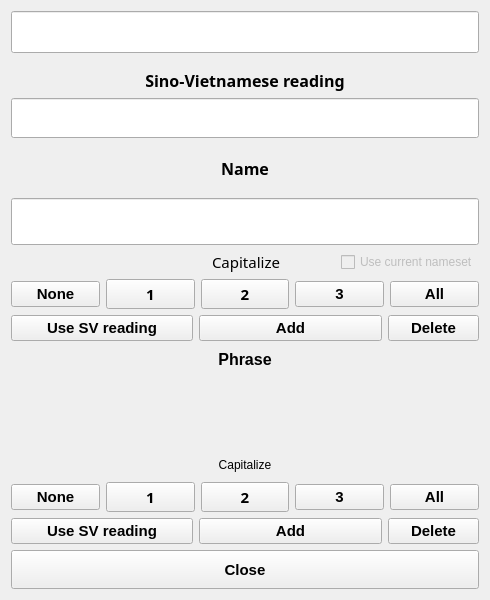
<?xml version="1.0" encoding="UTF-8"?>
<ui version="4.0">
 <class>DictPopup</class>
 <widget class="QDialog" name="DictPopup">
  <property name="geometry">
   <rect>
    <x>0</x>
    <y>0</y>
    <width>490</width>
    <height>600</height>
   </rect>
  </property>
  <property name="minimumSize">
   <size>
    <width>490</width>
    <height>600</height>
   </size>
  </property>
  <property name="maximumSize">
   <size>
    <width>490</width>
    <height>600</height>
   </size>
  </property>
  <property name="windowTitle">
   <string>DictPopup</string>
  </property>
  <layout class="QVBoxLayout" name="verticalLayout_2" stretch="1,2,5,5,1">
   <item>
    <widget class="QLineEdit" name="original">
     <property name="sizePolicy">
      <sizepolicy hsizetype="Expanding" vsizetype="Preferred">
       <horstretch>0</horstretch>
       <verstretch>0</verstretch>
      </sizepolicy>
     </property>
     <property name="font">
      <font>
       <family>Noto Sans SC</family>
       <pointsize>18</pointsize>
       <italic>false</italic>
       <bold>false</bold>
      </font>
     </property>
     <property name="styleSheet">
      <string notr="true">font: 18pt &quot;Noto Sans SC&quot;;</string>
     </property>
     <property name="text">
      <string/>
     </property>
     <property name="alignment">
      <set>Qt::AlignmentFlag::AlignCenter</set>
     </property>
     <property name="readOnly">
      <bool>true</bool>
     </property>
    </widget>
   </item>
   <item>
    <layout class="QVBoxLayout" name="sv" stretch="1,2">
     <property name="topMargin">
      <number>10</number>
     </property>
     <property name="bottomMargin">
      <number>0</number>
     </property>
     <item>
      <widget class="QLabel" name="label_4">
       <property name="sizePolicy">
        <sizepolicy hsizetype="Preferred" vsizetype="Minimum">
         <horstretch>0</horstretch>
         <verstretch>0</verstretch>
        </sizepolicy>
       </property>
       <property name="font">
        <font>
         <family>Noto Sans</family>
         <pointsize>12</pointsize>
         <italic>false</italic>
         <bold>true</bold>
        </font>
       </property>
       <property name="styleSheet">
        <string notr="true">font: 700 12pt &quot;Noto Sans&quot;;</string>
       </property>
       <property name="text">
        <string>Sino-Vietnamese reading</string>
       </property>
       <property name="alignment">
        <set>Qt::AlignmentFlag::AlignCenter</set>
       </property>
      </widget>
     </item>
     <item>
      <widget class="QLineEdit" name="sv_reading">
       <property name="sizePolicy">
        <sizepolicy hsizetype="Expanding" vsizetype="Preferred">
         <horstretch>0</horstretch>
         <verstretch>0</verstretch>
        </sizepolicy>
       </property>
       <property name="font">
        <font>
         <family>Noto Sans</family>
         <pointsize>12</pointsize>
        </font>
       </property>
       <property name="styleSheet">
        <string notr="true">font-size: 12pt;
font-family: &quot;Noto Sans&quot;</string>
       </property>
       <property name="text">
        <string/>
       </property>
       <property name="alignment">
        <set>Qt::AlignmentFlag::AlignCenter</set>
       </property>
       <property name="readOnly">
        <bool>true</bool>
       </property>
      </widget>
     </item>
    </layout>
   </item>
   <item>
    <layout class="QVBoxLayout" name="nm" stretch="0,0,0,0,0">
     <item>
      <widget class="QLabel" name="label_2">
       <property name="font">
        <font>
         <family>Noto Sans</family>
         <pointsize>12</pointsize>
         <italic>false</italic>
         <bold>true</bold>
        </font>
       </property>
       <property name="styleSheet">
        <string notr="true">font: 700 12pt &quot;Noto Sans&quot;;</string>
       </property>
       <property name="text">
        <string>Name</string>
       </property>
       <property name="alignment">
        <set>Qt::AlignmentFlag::AlignCenter</set>
       </property>
      </widget>
     </item>
     <item>
      <widget class="QLineEdit" name="current_name">
       <property name="sizePolicy">
        <sizepolicy hsizetype="Expanding" vsizetype="Preferred">
         <horstretch>0</horstretch>
         <verstretch>0</verstretch>
        </sizepolicy>
       </property>
       <property name="styleSheet">
        <string notr="true">font-size: 12pt;
font-family: &quot;Noto Sans&quot;</string>
       </property>
       <property name="alignment">
        <set>Qt::AlignmentFlag::AlignCenter</set>
       </property>
       <property name="readOnly">
        <bool>true</bool>
       </property>
      </widget>
     </item>
     <item>
      <layout class="QHBoxLayout" name="horizontalLayout_2" stretch="1,0">
       <item>
        <widget class="QLabel" name="label">
         <property name="sizePolicy">
          <sizepolicy hsizetype="Preferred" vsizetype="Minimum">
           <horstretch>0</horstretch>
           <verstretch>0</verstretch>
          </sizepolicy>
         </property>
         <property name="font">
          <font>
           <family>Noto Sans</family>
           <pointsize>11</pointsize>
           <italic>false</italic>
           <bold>false</bold>
          </font>
         </property>
         <property name="styleSheet">
          <string notr="true">font: 11pt &quot;Noto Sans&quot;;
padding-right: 55px;</string>
         </property>
         <property name="text">
          <string>Capitalize</string>
         </property>
         <property name="scaledContents">
          <bool>false</bool>
         </property>
         <property name="alignment">
          <set>Qt::AlignmentFlag::AlignRight|Qt::AlignmentFlag::AlignTrailing|Qt::AlignmentFlag::AlignVCenter</set>
         </property>
         <property name="margin">
          <number>0</number>
         </property>
         <property name="indent">
          <number>0</number>
         </property>
         <property name="textInteractionFlags">
          <set>Qt::TextInteractionFlag::NoTextInteraction</set>
         </property>
        </widget>
       </item>
       <item>
        <widget class="QCheckBox" name="use_current_nameset">
         <property name="enabled">
          <bool>false</bool>
         </property>
         <property name="focusPolicy">
          <enum>Qt::FocusPolicy::NoFocus</enum>
         </property>
         <property name="text">
          <string>Use current nameset</string>
         </property>
        </widget>
       </item>
      </layout>
     </item>
     <item>
      <layout class="QHBoxLayout" name="horizontalLayout">
       <property name="sizeConstraint">
        <enum>QLayout::SizeConstraint::SetDefaultConstraint</enum>
       </property>
       <item>
        <widget class="QPushButton" name="cap_none_name">
         <property name="sizePolicy">
          <sizepolicy hsizetype="Minimum" vsizetype="Fixed">
           <horstretch>0</horstretch>
           <verstretch>0</verstretch>
          </sizepolicy>
         </property>
         <property name="font">
          <font>
           <pointsize>11</pointsize>
           <bold>true</bold>
          </font>
         </property>
         <property name="focusPolicy">
          <enum>Qt::FocusPolicy::NoFocus</enum>
         </property>
         <property name="styleSheet">
          <string notr="true">font-size: 11pt;
font-weight: bold;</string>
         </property>
         <property name="text">
          <string>None</string>
         </property>
         <property name="autoDefault">
          <bool>false</bool>
         </property>
        </widget>
       </item>
       <item>
        <widget class="QPushButton" name="cap_1_name">
         <property name="font">
          <font>
           <family>Noto Sans</family>
           <pointsize>11</pointsize>
           <italic>false</italic>
           <bold>true</bold>
          </font>
         </property>
         <property name="focusPolicy">
          <enum>Qt::FocusPolicy::NoFocus</enum>
         </property>
         <property name="styleSheet">
          <string notr="true">font: 700 11pt &quot;Noto Sans&quot;;</string>
         </property>
         <property name="text">
          <string>1</string>
         </property>
         <property name="autoDefault">
          <bool>false</bool>
         </property>
        </widget>
       </item>
       <item>
        <widget class="QPushButton" name="cap_2_name">
         <property name="font">
          <font>
           <family>Noto Sans</family>
           <pointsize>11</pointsize>
           <italic>false</italic>
           <bold>true</bold>
          </font>
         </property>
         <property name="focusPolicy">
          <enum>Qt::FocusPolicy::NoFocus</enum>
         </property>
         <property name="styleSheet">
          <string notr="true">font: 700 11pt &quot;Noto Sans&quot;;</string>
         </property>
         <property name="text">
          <string>2</string>
         </property>
         <property name="autoDefault">
          <bool>false</bool>
         </property>
        </widget>
       </item>
       <item>
        <widget class="QPushButton" name="cap_3_name">
         <property name="font">
          <font>
           <pointsize>11</pointsize>
           <bold>true</bold>
          </font>
         </property>
         <property name="focusPolicy">
          <enum>Qt::FocusPolicy::NoFocus</enum>
         </property>
         <property name="text">
          <string>3</string>
         </property>
         <property name="autoDefault">
          <bool>false</bool>
         </property>
        </widget>
       </item>
       <item>
        <widget class="QPushButton" name="cap_all_name">
         <property name="font">
          <font>
           <pointsize>11</pointsize>
           <bold>true</bold>
          </font>
         </property>
         <property name="focusPolicy">
          <enum>Qt::FocusPolicy::NoFocus</enum>
         </property>
         <property name="text">
          <string>All</string>
         </property>
         <property name="autoDefault">
          <bool>false</bool>
         </property>
        </widget>
       </item>
      </layout>
     </item>
     <item>
      <layout class="QHBoxLayout" name="horizontalLayout_3" stretch="2,2,1">
       <item>
        <widget class="QPushButton" name="use_sv_reading_name">
         <property name="sizePolicy">
          <sizepolicy hsizetype="Minimum" vsizetype="Minimum">
           <horstretch>0</horstretch>
           <verstretch>0</verstretch>
          </sizepolicy>
         </property>
         <property name="font">
          <font>
           <pointsize>11</pointsize>
           <bold>true</bold>
          </font>
         </property>
         <property name="focusPolicy">
          <enum>Qt::FocusPolicy::NoFocus</enum>
         </property>
         <property name="styleSheet">
          <string notr="true">font-size: 11pt;
font-weight: bold;</string>
         </property>
         <property name="text">
          <string>Use SV reading</string>
         </property>
         <property name="autoDefault">
          <bool>false</bool>
         </property>
        </widget>
       </item>
       <item>
        <widget class="QPushButton" name="add_name">
         <property name="sizePolicy">
          <sizepolicy hsizetype="Minimum" vsizetype="Fixed">
           <horstretch>0</horstretch>
           <verstretch>0</verstretch>
          </sizepolicy>
         </property>
         <property name="focusPolicy">
          <enum>Qt::FocusPolicy::NoFocus</enum>
         </property>
         <property name="styleSheet">
          <string notr="true">font-size: 11pt;
font-weight: bold;</string>
         </property>
         <property name="text">
          <string>Add</string>
         </property>
        </widget>
       </item>
       <item>
        <widget class="QPushButton" name="delete_name">
         <property name="styleSheet">
          <string notr="true">font-size: 11pt;
font-weight: bold;</string>
         </property>
         <property name="text">
          <string>Delete</string>
         </property>
         <property name="autoDefault">
          <bool>false</bool>
         </property>
        </widget>
       </item>
      </layout>
     </item>
    </layout>
   </item>
   <item>
    <layout class="QVBoxLayout" name="ph" stretch="1,2,1,1,1">
     <item>
      <widget class="QLabel" name="label_3">
       <property name="font">
        <font>
         <pointsize>12</pointsize>
         <bold>true</bold>
        </font>
       </property>
       <property name="text">
        <string>Phrase</string>
       </property>
       <property name="alignment">
        <set>Qt::AlignmentFlag::AlignCenter</set>
       </property>
      </widget>
     </item>
     <item>
      <widget class="ChipList" name="list_phrases">
       <property name="acceptDrops">
        <bool>true</bool>
       </property>
       <property name="styleSheet">
        <string notr="true">background-color: transparent</string>
       </property>
       <property name="verticalScrollBarPolicy">
        <enum>Qt::ScrollBarPolicy::ScrollBarAlwaysOff</enum>
       </property>
       <property name="horizontalScrollBarPolicy">
        <enum>Qt::ScrollBarPolicy::ScrollBarAlwaysOff</enum>
       </property>
       <property name="dragEnabled">
        <bool>true</bool>
       </property>
       <property name="horizontalScrollMode">
        <enum>QAbstractItemView::ScrollMode::ScrollPerPixel</enum>
       </property>
       <property name="movement">
        <enum>QListView::Movement::Snap</enum>
       </property>
       <property name="flow">
        <enum>QListView::Flow::LeftToRight</enum>
       </property>
       <property name="spacing">
        <number>5</number>
       </property>
       <property name="supportedDragActions">
        <set>Qt::DropAction::MoveAction</set>
       </property>
      </widget>
     </item>
     <item>
      <widget class="QLabel" name="label_5">
       <property name="styleSheet">
        <string notr="true">font: 11pt &quot;Noto Sans&quot;;</string>
       </property>
       <property name="text">
        <string>Capitalize</string>
       </property>
       <property name="alignment">
        <set>Qt::AlignmentFlag::AlignCenter</set>
       </property>
      </widget>
     </item>
     <item>
      <layout class="QHBoxLayout" name="horizontalLayout_5">
       <item>
        <widget class="QPushButton" name="cap_none_phrase">
         <property name="sizePolicy">
          <sizepolicy hsizetype="Minimum" vsizetype="Fixed">
           <horstretch>0</horstretch>
           <verstretch>0</verstretch>
          </sizepolicy>
         </property>
         <property name="font">
          <font>
           <pointsize>11</pointsize>
           <bold>true</bold>
          </font>
         </property>
         <property name="focusPolicy">
          <enum>Qt::FocusPolicy::NoFocus</enum>
         </property>
         <property name="styleSheet">
          <string notr="true">font-size: 11pt;
font-weight: bold;</string>
         </property>
         <property name="text">
          <string>None</string>
         </property>
         <property name="autoDefault">
          <bool>false</bool>
         </property>
        </widget>
       </item>
       <item>
        <widget class="QPushButton" name="cap_1_phrase">
         <property name="font">
          <font>
           <family>Noto Sans</family>
           <pointsize>11</pointsize>
           <italic>false</italic>
           <bold>true</bold>
          </font>
         </property>
         <property name="focusPolicy">
          <enum>Qt::FocusPolicy::NoFocus</enum>
         </property>
         <property name="styleSheet">
          <string notr="true">font: 700 11pt &quot;Noto Sans&quot;;</string>
         </property>
         <property name="text">
          <string>1</string>
         </property>
         <property name="autoDefault">
          <bool>false</bool>
         </property>
        </widget>
       </item>
       <item>
        <widget class="QPushButton" name="cap_2_phrase">
         <property name="font">
          <font>
           <family>Noto Sans</family>
           <pointsize>11</pointsize>
           <italic>false</italic>
           <bold>true</bold>
          </font>
         </property>
         <property name="focusPolicy">
          <enum>Qt::FocusPolicy::NoFocus</enum>
         </property>
         <property name="styleSheet">
          <string notr="true">font: 700 11pt &quot;Noto Sans&quot;;</string>
         </property>
         <property name="text">
          <string>2</string>
         </property>
         <property name="autoDefault">
          <bool>false</bool>
         </property>
        </widget>
       </item>
       <item>
        <widget class="QPushButton" name="cap_3_phrase">
         <property name="font">
          <font>
           <pointsize>11</pointsize>
           <bold>true</bold>
          </font>
         </property>
         <property name="focusPolicy">
          <enum>Qt::FocusPolicy::NoFocus</enum>
         </property>
         <property name="text">
          <string>3</string>
         </property>
         <property name="autoDefault">
          <bool>false</bool>
         </property>
        </widget>
       </item>
       <item>
        <widget class="QPushButton" name="cap_all_phrase">
         <property name="font">
          <font>
           <pointsize>11</pointsize>
           <bold>true</bold>
          </font>
         </property>
         <property name="focusPolicy">
          <enum>Qt::FocusPolicy::NoFocus</enum>
         </property>
         <property name="text">
          <string>All</string>
         </property>
         <property name="autoDefault">
          <bool>false</bool>
         </property>
        </widget>
       </item>
      </layout>
     </item>
     <item>
      <layout class="QHBoxLayout" name="horizontalLayout_4" stretch="2,2,1">
       <item>
        <widget class="QPushButton" name="use_sv_reading_phrase">
         <property name="focusPolicy">
          <enum>Qt::FocusPolicy::NoFocus</enum>
         </property>
         <property name="styleSheet">
          <string notr="true">font-size: 11pt;
font-weight: bold;</string>
         </property>
         <property name="text">
          <string>Use SV reading</string>
         </property>
        </widget>
       </item>
       <item>
        <widget class="QPushButton" name="add_phrase">
         <property name="focusPolicy">
          <enum>Qt::FocusPolicy::NoFocus</enum>
         </property>
         <property name="styleSheet">
          <string notr="true">font-size: 11pt;
font-weight: bold;</string>
         </property>
         <property name="text">
          <string>Add</string>
         </property>
        </widget>
       </item>
       <item>
        <widget class="QPushButton" name="delete_node_phrase">
         <property name="styleSheet">
          <string notr="true">font-size: 11pt;
font-weight: bold;</string>
         </property>
         <property name="text">
          <string>Delete</string>
         </property>
         <property name="autoDefault">
          <bool>false</bool>
         </property>
        </widget>
       </item>
      </layout>
     </item>
    </layout>
   </item>
   <item>
    <widget class="QPushButton" name="close_popup">
     <property name="sizePolicy">
      <sizepolicy hsizetype="Minimum" vsizetype="Preferred">
       <horstretch>0</horstretch>
       <verstretch>0</verstretch>
      </sizepolicy>
     </property>
     <property name="styleSheet">
      <string notr="true">font-size: 11pt;
font-weight: bold;</string>
     </property>
     <property name="text">
      <string>Close</string>
     </property>
     <property name="autoDefault">
      <bool>false</bool>
     </property>
    </widget>
   </item>
  </layout>
 </widget>
 <customwidgets>
  <customwidget>
   <class>ChipList</class>
   <extends>QListWidget</extends>
   <header>chiplist.h</header>
  </customwidget>
 </customwidgets>
 <resources/>
 <connections/>
</ui>
